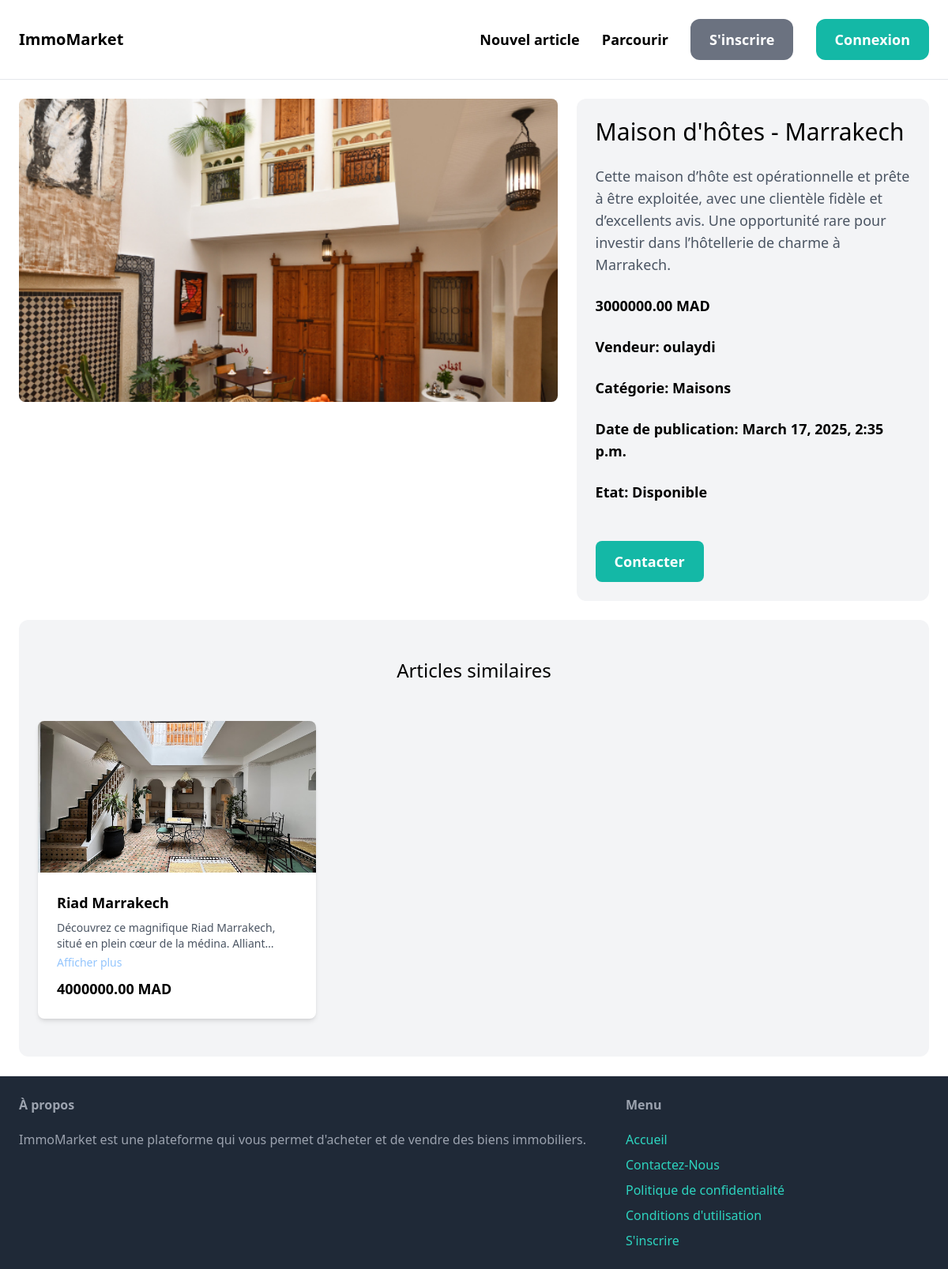
/itmes/4/, run on the app's committed database.
### item/models.py (models this page shows, shortened)
class Item(models.Model):
    category = models.ForeignKey(Category, related_name='itmes' ,on_delete=models.CASCADE)
    name = models.CharField(max_length=255)
    description = models.TextField(blank=True, null=True)
    price = models.DecimalField(max_digits=10, decimal_places=2)
    image = models.ImageField(upload_to='item_img/', blank=True, null=True)
    is_sold = models.BooleanField(default=False)
    category = models.ForeignKey(Category, on_delete=models.CASCADE)
    created_at = models.DateTimeField(auto_now_add=True)
    created_by = models.ForeignKey(User, related_name='itmes',on_delete=models.CASCADE)
    updated_at = models.DateTimeField(auto_now=True)

class Category(models.Model):
    name = models.CharField(max_length=255)
    class Meta:
        ordering = ['name']
        verbose_name_plural = 'Categories'
    def __str__(self):
        return self.name

### item/views.py (the view)
# urls.py: path('<int:pk>/', views.detail, name='detail'),
def detail(request, pk):
    item = get_object_or_404(Item, pk=pk)
    related_items = Item.objects.filter(category=item.category, is_sold=False).exclude(pk=pk)[0:3]
    return render(request, 'item/detail.html', {
        'item': item,
        'related_items': related_items
    })

### item/templates/item/detail.html (shortened to what this page needs)
{% extends "core/base.html" %}
{% block content %}
    <div class="grid grid-cols-5 gap-6">
        <div class="col-span-3">
            <img src="{{ item.image.url }}" class="w-full h-96 object-cover object-center rounded-lg" alt="{{ item.title }}">
        </div>
        <div class="col-span-2 p-6 bg-gray-100 rounded-xl">
            <h1 class="mb-6 text-3xl ">{{ item.name }}</h1>
            {% if item.description %}
                <p class="mb-6 text-lg text-gray-600">{{ item.description }}</p>
            {% endif %}
            <p class="mb-6 text-lg font-semibold">{{ item.price }} MAD</p>
            <p class="mb-6 text-lg font-semibold">Vendeur: {{ item.created_by.username }}</p>
            <p class="mb-6 text-lg font-semibold">Catégorie: {{ item.category }}</p>
            <p class="mb-6 text-lg font-semibold">Date de publication: {{ item.created_at }}</p>
            {% if item.is_sold %}
                <p class="mb-6 text-lg font-semibold">Etat: Vendu</p>
            {% else %}
                <p class="mb-6 text-lg font-semibold">Etat: Disponible</p>
            {% endif %}
            <button class="inline-block mt-6 py-3 px-6 text-lg font-semibold bg-teal-500 text-white rounded-lg hover:bg-teal-700">Contacter</button>
        </div>
    </div>
    <div class="mt-6 px-6 py-12 bg-gray-100 rounded-xl">
        <h2 class="mb-12 text-2xl text-center">Articles similaires</h2>
        <div class="grid grid-cols-3 gap-6 md:grid-cols-3 lg:grid-cols-3">
            {% for item in related_items %}
                <div class="bg-white rounded-lg shadow-md">
                    <a href="{% url 'item:detail' item.id %}">
                        <img src="{{ item.image.url }}" alt="{{ item.name }}" class="w-full h-48 object-cover object-center rounded-t-lg">
                    </a>
                    <div class="p-6">
                        <h3 class="text-lg font-semibold">{{ item.name }}</h3>
                        <p class="mt-2 text-sm text-gray-600 line-clamp-2 overflow-hidden" id="desc-{{ item.id }}">
                            {{ item.description }}
                        </p>
                        <button class="text-blue-300 text-sm mt-1" id="btn-{{ item.id }}" onclick="toggleDescription('{{ item.id }}')">
                            Afficher plus
                        </button>
                        <p class="mt-2 text-lg font-semibold">{{ item.price }} MAD</p>
                    </div>
                </div>
            </div>
        </div>
    </div>
        {% endfor %}
{% endblock %}

### data on the page
Item: image (picture), name "Maison d'hôtes - Marrakech", description "Cette maison d’hôte est opérationnelle et prête à être exploitée, avec une clientèle fidèle et d’excellents avis. Une opportunité rare pour investir dans l’hôtellerie de charme à Marrakech.", price "3000000.00", created_by.username "oulaydi", category "Maisons", created_at "March 17, 2025, 2:35 p.m."
Item: image (picture), name "Riad Marrakech", description "Découvrez ce magnifique Riad Marrakech, situé en plein cœur de la médina.…", price "4000000.00"
